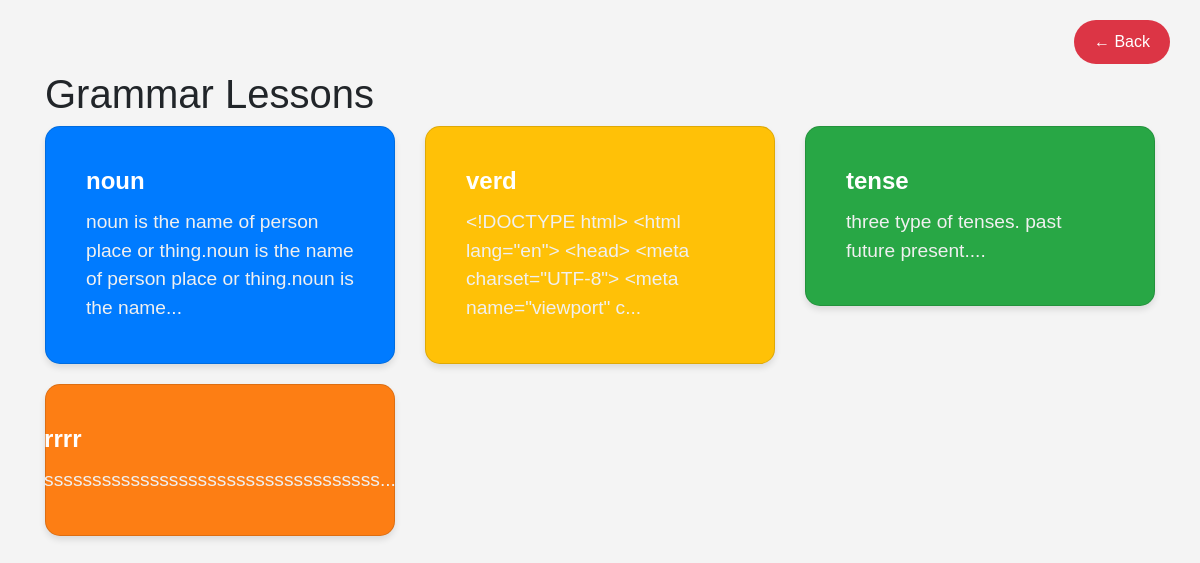
The page /grammar/ (signed in) on the database its author committed.
### chat/models.py (models this page shows, shortened)
class GrammarLesson(models.Model):
    title = models.CharField(max_length=200)
    content = models.TextField()
    created_at = models.DateTimeField(auto_now_add=True)
    is_completed = models.BooleanField(default=False)

### chat/views.py (the view)
# urls.py: path('grammar/', views.grammar_list, name='grammar_list'),
@login_required
def grammar_list(request):
    lessons = GrammarLesson.objects.all()
    return render(request, 'registration/grammar_list.html', {'lessons': lessons})

### chat/templates/registration/grammar_list.html (shortened to what this page needs)
<!DOCTYPE html>
<html lang="en">
<head>
    <link rel="stylesheet" href="https://stackpath.bootstrapcdn.com/bootstrap/4.5.2/css/bootstrap.min.css">
</head>
<body>
    <button onclick="window.history.back()" class="back-button">
        ← Back
    </button>
    <div class="container">
        <h1 class="mt-5">Grammar Lessons</h1>
        <div class="row">
            {% for lesson in lessons %}
                <div class="col-md-4">
                    <div class="card {% cycle 'bg-blue' 'bg-yellow' 'bg-green' 'bg-orange' 'bg-red' 'bg-purple' %}">
                        <div class="card-body" data-toggle="modal" data-target="#grammarModal{{ lesson.id }}">
                            <h5 class="card-title">{{ lesson.title }}</h5>
                            <p class="card-text">{{ lesson.content|slice:":100" }}...</p>
                        </div>
                    </div>
                </div>
            {% endfor %}
        </div>
    </div>
</body>
</html>

### chat/templates/registration/grammar_list.html (style rules this page uses)
body { font-family: Arial, sans-serif; background-color: #f4f4f4; margin: 0; padding: 20px; position: relative; }
.container { margin-top: 50px; }
.card { border-radius: 15px; padding: 20px; margin-bottom: 20px; color: #fff; display: flex; justify-content: space-between; align-items: center; box-shadow: 0 4px 6px rgba(0, 0, 0, 0.1); cursor: pointer; transition: transform 0.2s, box-shadow 0.2s; }
.card-title { font-size: 1.5em; font-weight: bold; color: #fff; }
.card-text { font-size: 1.2em; color: #f0f0f0; }
.bg-blue { background-color: #007bff; }
.bg-yellow { background-color: #ffc107; }
.bg-green { background-color: #28a745; }
.bg-orange { background-color: #fd7e14; }
.back-button { position: absolute; top: 20px; right: 30px; background-color: #dc3545; color: white; border: none; border-radius: 25px; padding: 10px 20px; font-size: 16px; cursor: pointer; z-index: 1000; transition: background-color 0.3s ease; }

### rows shown on the page
GrammarLesson: title "noun", content "noun is the name of person place or thing.noun is the name of person place or thing.noun is the name"
GrammarLesson: title "verd", content "<!DOCTYPE html> <html lang=\"en\"> <head> <meta charset=\"UTF-8\"> <meta name=\"viewport\" c"
GrammarLesson: title "tense", content "three type of tenses. past future present."
GrammarLesson: title "rrrr", content "sssssssssssssssssssssssssssssssssss"
